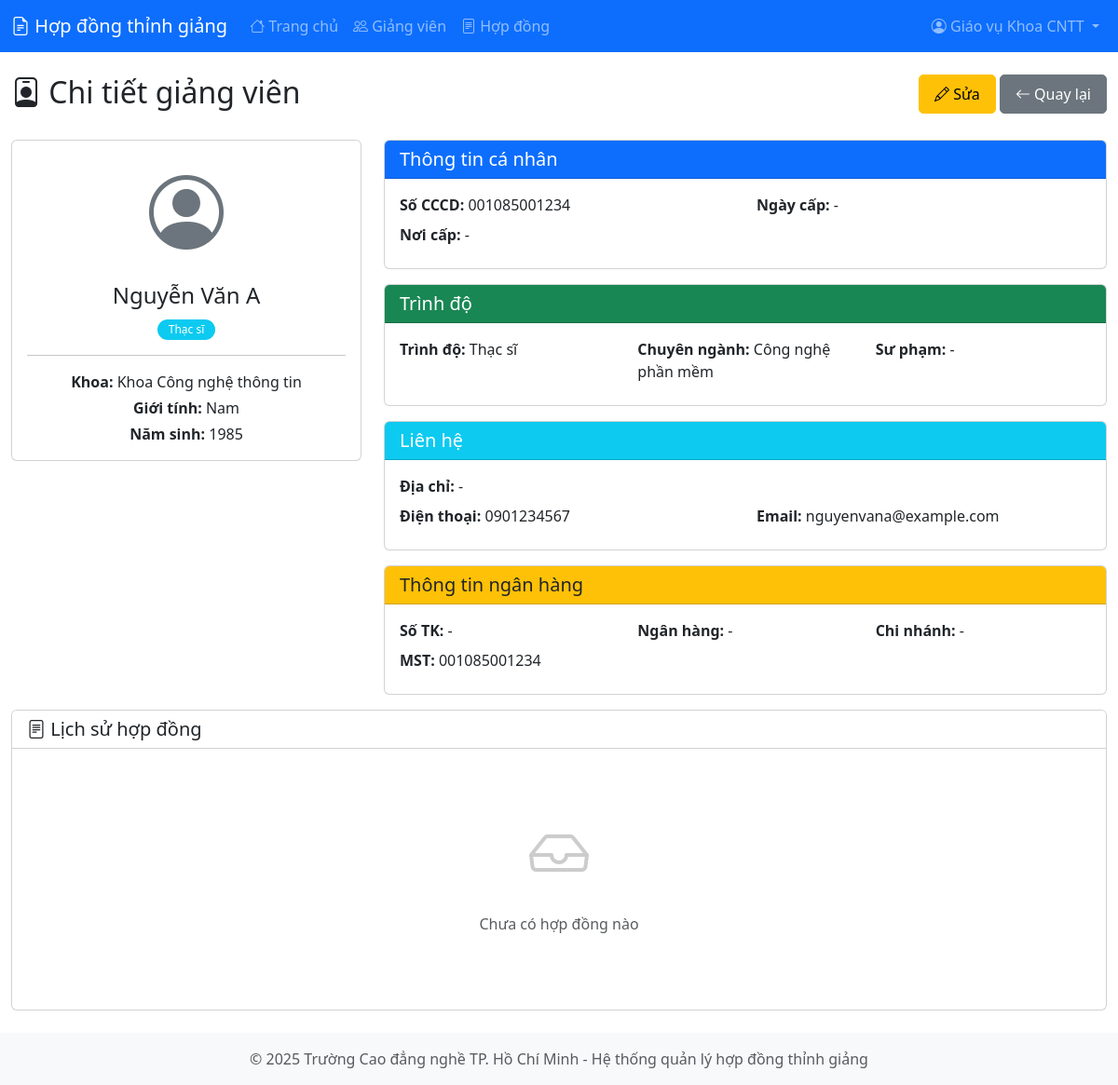
Screenshot of /lecturer_view.php?id=1 (signed in) with the database file from the repository.
### tables this page shows
CREATE TABLE `lecturers` (
  `id` int(11) NOT NULL,
  `faculty_id` int(11) NOT NULL,
  `full_name` varchar(100) NOT NULL,
  `gender` enum('Nam','Nữ') NOT NULL,
  `birth_year` int(11) DEFAULT NULL,
  `id_number` varchar(12) NOT NULL,
  `id_issued_date` date DEFAULT NULL,
  `id_issued_place` varchar(200) DEFAULT NULL,
  `education_level` enum('Đại học','Thạc sĩ','Tiến sĩ') NOT NULL,
  `major` varchar(200) DEFAULT NULL,
  `pedagogy` enum('Có','Không') DEFAULT NULL,
  `address` text DEFAULT NULL,
  `phone` varchar(20) DEFAULT NULL,
  `email` varchar(100) DEFAULT NULL,
  `bank_account` varchar(50) DEFAULT NULL,
  `bank_name` varchar(100) DEFAULT NULL,
  `bank_branch` varchar(200) DEFAULT NULL,
  `tax_code` varchar(20) DEFAULT NULL,
  `is_active` tinyint(1) DEFAULT 1,
  `created_at` timestamp NOT NULL DEFAULT current_timestamp(),
  `updated_at` timestamp NOT NULL DEFAULT current_timestamp() ON UPDATE current_timestamp()
);

CREATE TABLE `faculties` (
  `id` int(11) NOT NULL,
  `faculty_code` varchar(50) NOT NULL,
  `faculty_name` varchar(200) NOT NULL,
  `is_active` tinyint(1) DEFAULT 1,
  `created_at` timestamp NOT NULL DEFAULT current_timestamp(),
  `updated_at` timestamp NOT NULL DEFAULT current_timestamp() ON UPDATE current_timestamp()
);

### lecturer_view.php (the view, shortened to what this page needs)
<?php
$database = new Database();
$conn = $database->getConnection();
$id = $_GET['id'];
$query = "SELECT l.*, f.faculty_name FROM lecturers l
          JOIN faculties f ON l.faculty_id = f.id
          WHERE l.id = :id AND l.faculty_id = :faculty_id";
$stmt = $conn->prepare($query);
$stmt->bindParam(':id', $id);
$stmt->bindParam(':faculty_id', $_SESSION['faculty_id']);
$stmt->execute();
$lecturer = $stmt->fetch();
$query = "SELECT c.*, s.subject_name FROM contracts c
          JOIN subjects s ON c.subject_id = s.id
          WHERE c.lecturer_id = :lecturer_id
          ORDER BY c.created_at DESC";
$stmt = $conn->prepare($query);
$stmt->bindParam(':lecturer_id', $id);
$stmt->execute();
$contracts = $stmt->fetchAll();
include 'includes/header.php';
?>
<div class="row mb-4">
    <div class="col-md-6">
        <h2><i class="bi bi-person-badge"></i> Chi tiết giảng viên</h2>
    </div>
    <div class="col-md-6 text-end">
        <a href="lecturer_edit.php?id=<?php echo $id; ?>" class="btn btn-warning">
            <i class="bi bi-pencil"></i> Sửa
        </a>
        <a href="lecturers.php" class="btn btn-secondary">
            <i class="bi bi-arrow-left"></i> Quay lại
        </a>
    </div>
</div>
<div class="row">
    <div class="col-md-4">
        <div class="card mb-3">
            <div class="card-body text-center">
                <i class="bi bi-person-circle" style="font-size: 5rem; color: #6c757d;"></i>
                <h4 class="mt-3"><?php echo $lecturer['full_name']; ?></h4>
                <span class="badge bg-info"><?php echo $lecturer['education_level']; ?></span>
                <hr>
                <p class="mb-1"><strong>Khoa:</strong> <?php echo $lecturer['faculty_name']; ?></p>
                <p class="mb-1"><strong>Giới tính:</strong> <?php echo $lecturer['gender']; ?></p>
                <?php if ($lecturer['birth_year']): ?>
                <p class="mb-0"><strong>Năm sinh:</strong> <?php echo $lecturer['birth_year']; ?></p>
                <?php endif; ?>
            </div>
        </div>
    </div>
    <div class="col-md-8">
        <div class="card mb-3">
            <div class="card-header bg-primary text-white">
                <h5 class="mb-0">Thông tin cá nhân</h5>
            </div>
            <div class="card-body">
                <div class="row">
                    <div class="col-md-6 mb-2">
                        <strong>Số CCCD:</strong> <?php echo $lecturer['id_number']; ?>
                    </div>
                    <div class="col-md-6 mb-2">
                        <strong>Ngày cấp:</strong> <?php echo $lecturer['id_issued_date'] ? formatDate($lecturer['id_issued_date']) : '-'; ?>
                    </div>
                    <div class="col-md-12 mb-2">
                        <strong>Nơi cấp:</strong> <?php echo $lecturer['id_issued_place'] ?: '-'; ?>
                    </div>
                </div>
            </div>
        </div>
        <div class="card mb-3">
            <div class="card-header bg-success text-white">
                <h5 class="mb-0">Trình độ</h5>
            </div>
            <div class="card-body">
                <div class="row">
                    <div class="col-md-4 mb-2">
                        <strong>Trình độ:</strong> <?php echo $lecturer['education_level']; ?>
                    </div>
                    <div class="col-md-4 mb-2">
                        <strong>Chuyên ngành:</strong> <?php echo $lecturer['major'] ?: '-'; ?>
                    </div>
                    <div class="col-md-4 mb-2">
                        <strong>Sư phạm:</strong> <?php echo $lecturer['pedagogy'] ?: '-'; ?>
                    </div>
                </div>
            </div>
        </div>
        <div class="card mb-3">
            <div class="card-header bg-info text-white">
                <h5 class="mb-0">Liên hệ</h5>
            </div>
            <div class="card-body">
                <div class="row">
                    <div class="col-md-12 mb-2">
                        <strong>Địa chỉ:</strong> <?php echo $lecturer['address'] ?: '-'; ?>
                    </div>
                    <div class="col-md-6 mb-2">
                        <strong>Điện thoại:</strong> <?php echo $lecturer['phone'] ?: '-'; ?>
                    </div>
                    <div class="col-md-6 mb-2">
                        <strong>Email:</strong> <?php echo $lecturer['email'] ?: '-'; ?>
                    </div>
                </div>
            </div>
        </div>
        <div class="card mb-3">
            <div class="card-header bg-warning text-dark">
                <h5 class="mb-0">Thông tin ngân hàng</h5>
            </div>
            <div class="card-body">
                <div class="row">
                    <div class="col-md-4 mb-2">
                        <strong>Số TK:</strong> <?php echo $lecturer['bank_account'] ?: '-'; ?>
                    </div>
                    <div class="col-md-4 mb-2">
                        <strong>Ngân hàng:</strong> <?php echo $lecturer['bank_name'] ?: '-'; ?>
                    </div>
                    <div class="col-md-4 mb-2">
                        <strong>Chi nhánh:</strong> <?php echo $lecturer['bank_branch'] ?: '-'; ?>
                    </div>
                    <div class="col-md-12 mb-2">
                        <strong>MST:</strong> <?php echo $lecturer['tax_code'] ?: '-'; ?>
                    </div>
                </div>
            </div>
        </div>
    </div>
</div>
<div class="card">
    <div class="card-header bg-white">
        <h5 class="mb-0"><i class="bi bi-file-text"></i> Lịch sử hợp đồng</h5>
    </div>
    <div class="card-body">
        <?php if (count($contracts) > 0): ?>
        <div class="table-responsive">
            <table class="table table-hover">
                <thead>
                    <tr>
                        <th>STT</th>
                        <th>Số HĐ</th>
                        <th>Môn học</th>
                        <th>Số giờ</th>
                        <th>Tổng tiền</th>
                        <th>Ngày ký</th>
                        <th>Trạng thái</th>
                    </tr>
                </thead>
                <tbody>
                    <?php $stt = 1; foreach ($contracts as $contract): ?>
                    <tr>
                        <td><?php echo $stt++; ?></td>
                        <td><strong><?php echo $contract['contract_number']; ?></strong></td>
                        <td><?php echo $contract['subject_name']; ?></td>
                        <td><?php echo $contract['total_hours']; ?> giờ</td>
                        <td><strong><?php echo formatMoney($contract['total_amount']); ?> đ</strong></td>
                        <td><?php echo formatDate($contract['contract_date']); ?></td>
                        <td>
                            <?php
                            $status_class = [
                                'draft' => 'secondary',
                                'approved' => 'success',
                                'completed' => 'info',
                                'cancelled' => 'danger'
                            ];
                            $status_text = [
                                'draft' => 'Nháp',
                                'approved' => 'Đã duyệt',
                                'completed' => 'Hoàn thành',
                                'cancelled' => 'Đã hủy'
                            ];
                            ?>
                            <span class="badge bg-<?php echo $status_class[$contract['status']]; ?>">
                                <?php echo $status_text[$contract['status']]; ?>
                            </span>
                        </td>
                    </tr>
                    <?php endforeach; ?>
                </tbody>
            </table>
        </div>
        <?php else: ?>
        <div class="text-center py-5">
            <i class="bi bi-inbox" style="font-size: 4rem; color: #ccc;"></i>
            <p class="text-muted mt-3">Chưa có hợp đồng nào</p>
        </div>
        <?php endif; ?>
    </div>
</div>
<?php include 'includes/footer.php'; ?>

### assets/css/style.css (style rules this page uses)
:root { --primary-color: #0d6efd; --secondary-color: #6c757d; --success-color: #198754; --danger-color: #dc3545; --warning-color: #ffc107; }
body { font-family: 'Segoe UI', Tahoma, Geneva, Verdana, sans-serif; min-height: 100vh; display: flex; flex-direction: column; }
.btn { border-radius: 5px; padding: 8px 16px; font-weight: 500; transition: all 0.3s ease; }
.badge { padding: 5px 12px; font-weight: 500; border-radius: 12px; }

### rows the page displays
lecturers: full_name "Nguyễn Văn A", education_level "Thạc sĩ", faculty.faculty_name "Khoa Công nghệ thông tin", gender "Nam", birth_year "1985", id_number "001085001234", id_issued_place "-", major "Công nghệ phần mềm", pedagogy "-", address "-", phone "0901234567", email "nguyenvana@example.com", bank_account "-", bank_name "-", bank_branch "-", tax_code "001085001234"

### other values shown
$_SESSION['full_name'] "Giáo vụ Khoa CNTT"
